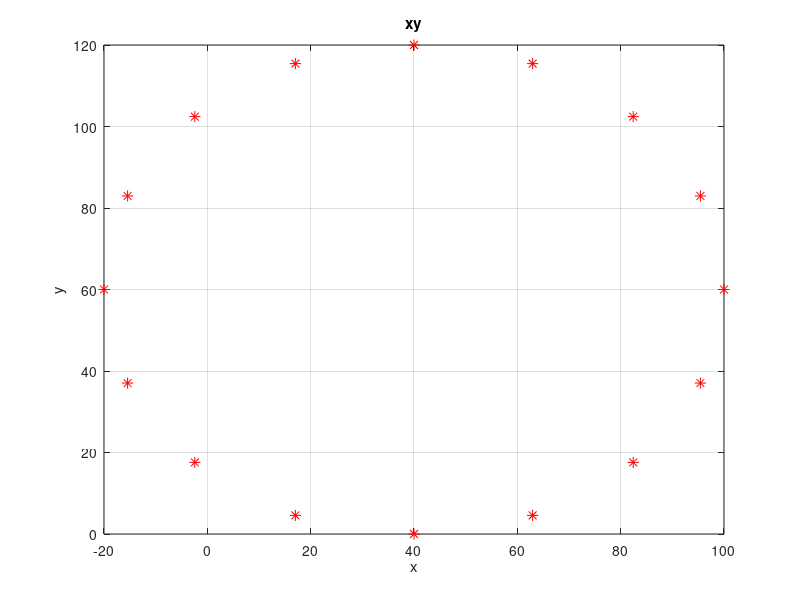

Here is the MATLAB script that generated this plot:
clc;
clear;

circle_points_number=16;
circle_R = 60;
x0=40;y0=60;

for i=1:circle_points_number
    x = cos(2 * pi * i / circle_points_number) * circle_R + x0;    
    y= sin(2 * pi * i / circle_points_number) * circle_R + y0;
        figure(1);
        plot(x,y,'r*','MarkerSize',8);
        hold on;
        grid on;
end;


        
        figure(1);
        xlabel('x');
        ylabel('y');
        title('xy');